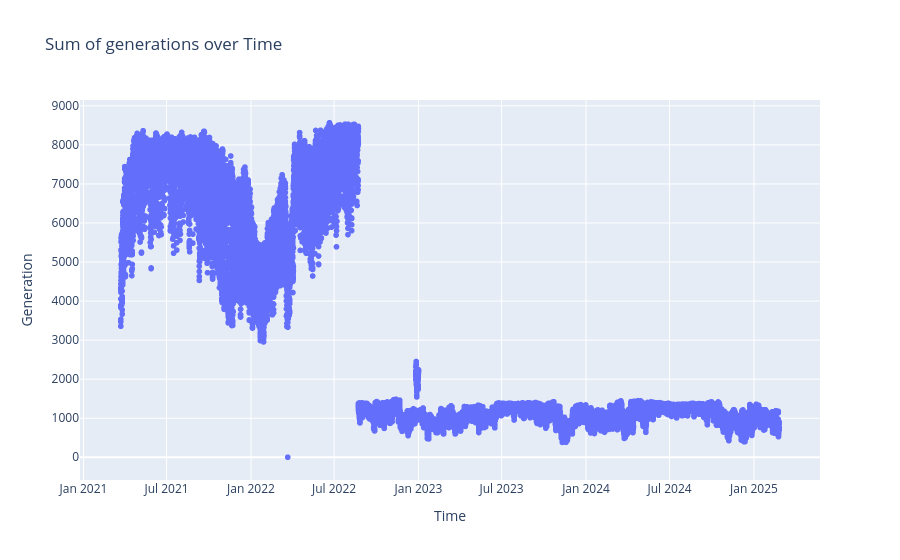

Notebook code cell kept with this figure:
### Code cell
df_sum = df.groupby('datetime', as_index=False)['generation'].sum()
fig = px.scatter(df_sum, x="datetime", y='generation',
                 title='Sum of generations over Time',
                 labels={'generation': 'Generation', 'datetime': 'Time'},
                 hover_data=['datetime', 'generation'])
#fig.write_html(f"{project_root}/src/visualization/unit_figs/pre_process/gen_sum.html")
fig.show()

### Figure 1 — Plotly figure (JSON) as saved in the notebook; plotly's stock layout.template omitted (floating-point values rounded to 4 significant figures; data arrays with more than 128 entries replaced by an {"elided": "..."} marker saying what was removed)
{"data": [{"hovertemplate": "Time=%{x}<br>Generation=%{y}<extra></extra>", "legendgroup": "", "marker": {"color": "#636efa", "symbol": "circle"}, "mode": "markers", "name": "", "showlegend": false, "type": "scattergl", "x": {"elided": "34339 str values"}, "xaxis": "x", "y": {"elided": "34339 float values"}, "yaxis": "y"}], "layout": {"legend": {"tracegroupgap": 0}, "title": {"text": "Sum of generations over Time"}, "xaxis": {"anchor": "y", "domain": [0, 1], "title": {"text": "Time"}}, "yaxis": {"anchor": "x", "domain": [0, 1], "title": {"text": "Generation"}}}}
